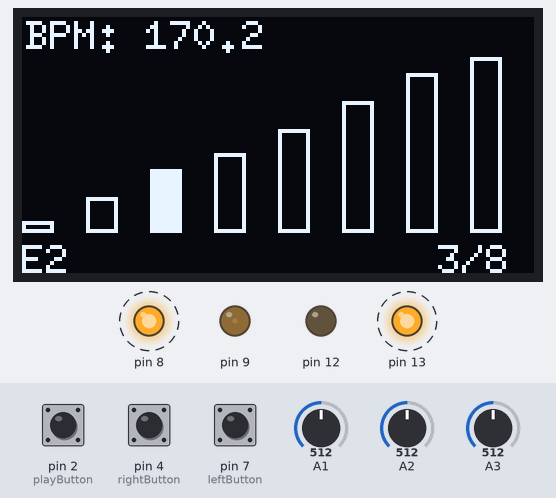
A program run on a simulated Arduino Uno, built with avr-gcc and run on an emulated ATmega328P. On the bench: 128×64 one-colour display, output pins drawn as LEDs (lit = HIGH). Dashed ring = blinking. The inputs (shaded band) are chosen by the test bench; at power-on: A2 = 512, A1 = 512, A3 = 512, pin 2 (playButton) HIGH, pin 4 (rightButton) HIGH, pin 7 (leftButton) HIGH. Random numbers use the default seed unless the program sets one.

Above: at 1.2 s.
1.3 s: A2 set to 543
3.4 s: A2 set to 562
At 3.95 s:
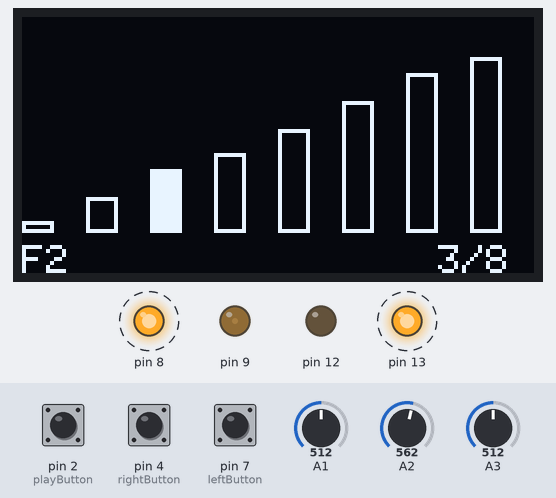
5.3 s: A1 set to 306
At 5.78 s:
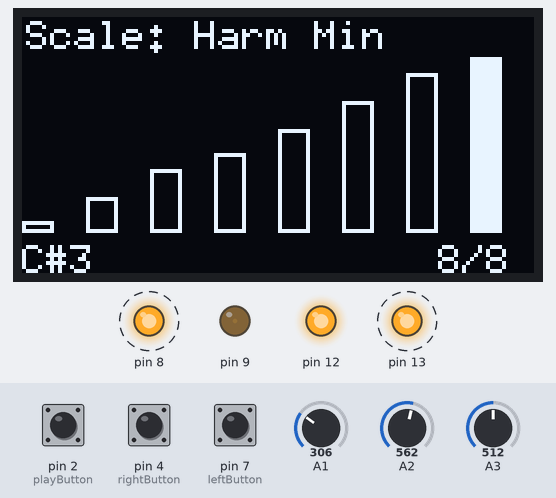
7.5 s: A3 set to 716
At 8.0 s:
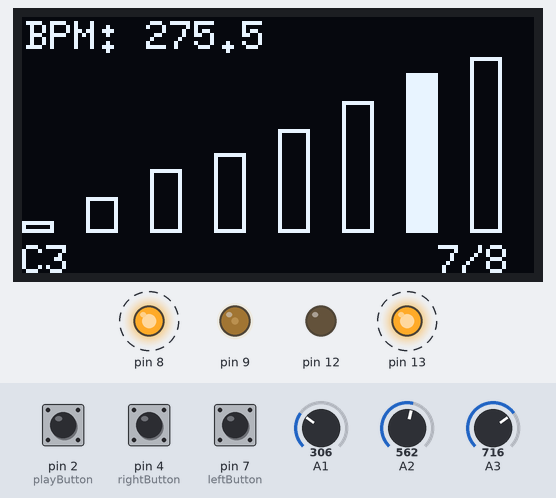
10.0 s: A1 set to 0
At 11.13 s:
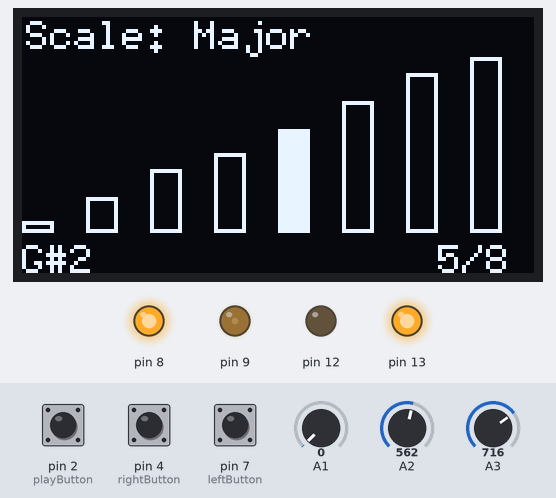
13.0 s: pin 2 (playButton) pulled LOW for 1 s
At 14.3 s:
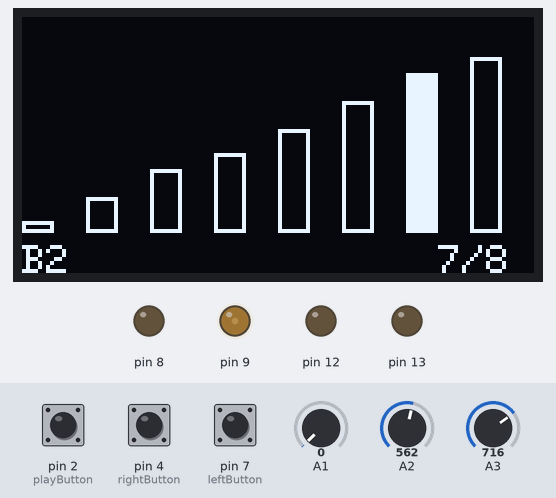
Timing chart, 0 to 16.0 s (numbered marks = the images above; inputs shaded):
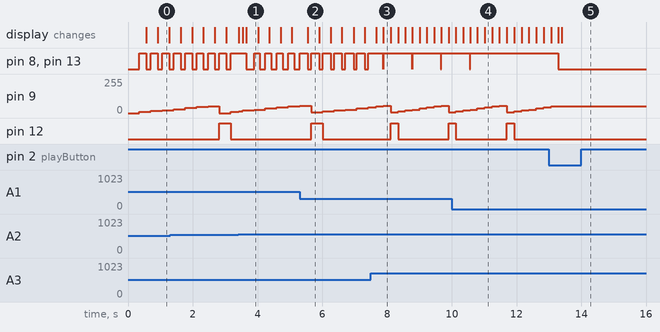

The program:

main.cpp
```cpp
#include <Arduino.h>
#include <stdio.h>
#include "hardware/pwm.h"
#include "hardware/led.h"
#include "hardware/button.h"
#include "hardware/pot.h"
#include "hardware/display.h"
#include "hardware/gate.h"
#include "sequence.h"
#include "sequence_player.h"

const float MAX_VOLTAGE = 5.0; // Maximum output voltage for CV
// Note that corresponds to 0V output in MIDI terms
const int BASE_0V_NOTE = 36; // C2

// LEDs
LED leftLED(12);
LED rightLED(13);

// Buttons
Button playButton(2);
Button leftButton(7);
Button rightButton(4);

// Potentiometers - reduce smoothing to save memory
Pot timingPot(3, 0.01f, 1);     // 10ms read interval, no smoothing to save memory
Pot pitchPot(2, 0.01f, 1);      // 10ms read interval, no smoothing to save memory
Pot modulationPot(1, 0.01f, 1); // 10ms read interval, no smoothing to save memory

// CV output
PWM cvOutPitch(9, MAX_VOLTAGE);

// CV Gate output
Gate cvGate(8);

// Create display object
Display oledDisplay;

// Sequence and player objects
Sequence mainSequence(16);                    // 16-step sequence
SequencePlayer player(&mainSequence, 120.0f); // Player with 120 BPM

// BPM display timing
static float lastBpmChangeTime = 0.0f;
static float totalTime = 0.0f;
const float BPM_DISPLAY_DURATION = 3.0f; // Show BPM for 3 seconds after change

// Scale display timing
static float lastScaleChangeTime = 0.0f;
static int lastScaleType = -1;             // Track last scale type to detect changes
const float SCALE_DISPLAY_DURATION = 3.0f; // Show scale for 3 seconds after change

// Transpose tracking
static int currentTranspose = 0; // Current transpose amount in semitones

/*
 * Available scales for randomization (selected by modulation pot):
 * 0 = Major scale (Ionian)
 * 1 = Natural minor (Aeolian)
 * 2 = Harmonic minor
 * 3 = Lydian
 * 4 = Mixolydian
 * 5 = Dorian
 * 6 = Phrygian
 * 7 = Pentatonic major
 * 8 = Pentatonic minor
 * 9 = Blues scale
 */

// Function declarations
void scaleTypeToString(int scaleType, char *scaleStr);

/**
 * @brief Convert MIDI note number to note name string (e.g., "C#3")
 * @param midiNote MIDI note number (0-127)
 * @param noteStr Output string buffer (must be at least 4 chars)
 */
void midiNoteToString(int midiNote, char *noteStr)
{
  const char *noteNames[] = {"C", "C#", "D", "D#", "E", "F", "F#", "G", "G#", "A", "A#", "B"};

  int note = midiNote % 12;         // Get note within octave (0-11)
  int octave = (midiNote / 12) - 1; // Calculate octave (-1 to 9 for MIDI range 0-127)

  sprintf(noteStr, "%s%d", noteNames[note], octave);
}

/**
 * @brief Convert MIDI note number to CV output voltage (1V per octave)
 * @details Starting from MIDI note set in BASE_0V_NOTE, calculates the appropriate
 *          voltage and sets the PWM duty cycle accordingly
 * @param note MIDI note number to convert
 * @param channel PWM channel to output to (default: PWM_CHANNEL_9)
 */
void setCVNote(int note)
{
  float voltage = (note - BASE_0V_NOTE) / 12.0;
  float clampedVoltage = constrain(voltage, 0.0, MAX_VOLTAGE);
  float dutyCycle = clampedVoltage / MAX_VOLTAGE; // Normalize to 0.0 - 1.0 range
  cvOutPitch.setDutyCycle(dutyCycle);             // Set PWM duty cycle based on voltage
}

void drawUI()
{
  // Early exit if display is not initialized
  if (!oledDisplay.isInitialized())
    return;

  auto &u8g2 = oledDisplay.getU8g2();
  u8g2.firstPage(); // Start page mode rendering
  do
  {
    // Draw BPM display only if it has changed in the last 3 seconds
    if (totalTime - lastBpmChangeTime <= BPM_DISPLAY_DURATION)
    {
      char bpmStr[16];
      char bpmValue[8];
      dtostrf(player.getBpm(), 0, 1, bpmValue);
      sprintf(bpmStr, "BPM: %s", bpmValue);
      u8g2.drawStr(1, 8, bpmStr);
    }

    // Draw current scale type only if it has changed in the last 3 seconds
    int currentScaleType = (int)modulationPot.getLinearValue(0, 9.99);

    // Check if scale type has changed
    if (currentScaleType != lastScaleType)
    {
      lastScaleType = currentScaleType;
      lastScaleChangeTime = totalTime;
    }

    // Also don't show scale when bpm is shown, otherwise they overlap
    if (totalTime - lastScaleChangeTime <= SCALE_DISPLAY_DURATION && totalTime - lastBpmChangeTime > BPM_DISPLAY_DURATION)
    {
      char scaleStr[16];
      char scaleDisplayStr[24];
      scaleTypeToString(currentScaleType, scaleStr);
      sprintf(scaleDisplayStr, "Scale: %s", scaleStr);
      u8g2.drawStr(1, 8, scaleDisplayStr); // Position below BPM display
    }

    // Draw sequence visualization
    const int SEQ_START_X = 0;
    const int SEQ_START_Y = 10;                             // Move down to make room for scale display
    const int SEQ_HEIGHT = 64 - 20;                        // Reduce height to accommodate scale text
    const int STEP_WIDTH = 128 / mainSequence.getLength(); // Width of each step rectangle

    int LOWEST_NOTE = 127;
    int HIGHEST_NOTE = 0; // MIDI note range

    // Set lowest and highest note to what is in the sequence
    for (int i = 0; i < mainSequence.getLength(); i++)
    {
      int note = mainSequence.getNote(i);
      if (note < LOWEST_NOTE || LOWEST_NOTE == 127)
        LOWEST_NOTE = note;
      if (note > HIGHEST_NOTE || HIGHEST_NOTE == 0)
        HIGHEST_NOTE = note;
    }
    for (int i = 0; i < mainSequence.getLength(); i++)
    {
      int x = SEQ_START_X + (i * STEP_WIDTH);
      int note = mainSequence.getNote(i);
      float gateDuration = mainSequence.getGateDuration(i);

      // Map note to height (higher notes = taller rectangles)
      int noteHeight = map(note, LOWEST_NOTE, HIGHEST_NOTE, 3, SEQ_HEIGHT); // Map MIDI range to pixel height
      int y = SEQ_START_Y + SEQ_HEIGHT - noteHeight;

      // Calculate gate width based on gate duration (0.0 to 1.0)
      int gateWidth = (int)(STEP_WIDTH * gateDuration);
      if (gateWidth < 1)
        gateWidth = 1; // Minimum 1 pixel width

      // Draw rectangle - filled if current step, outline if not
      if (i == player.getCurrentStep())
      {
        u8g2.drawBox(x, y, gateWidth, noteHeight); // Filled rectangle for current step
      }
      else
      {
        u8g2.drawFrame(x, y, gateWidth, noteHeight); // Outline rectangle for other steps
      }
    }
    // Draw current step indicator
    char stepStr[16];
    sprintf(stepStr, "%d/%d", player.getCurrentStep() + 1, mainSequence.getLength());
    u8g2.drawStr(128 - 24, 64, stepStr);
    // Draw current note
    char noteStr[16];
    char noteName[8];
    midiNoteToString(mainSequence.getNote(player.getCurrentStep()), noteName);
    sprintf(noteStr, "%s", noteName);
    u8g2.drawStr(0, 64, noteStr);

  } while (u8g2.nextPage()); // End page mode rendering
}

/**
 * @brief Callback function called when the sequencer advances to a new step
 * @param currentStep The current step index (0-based)
 * @param currentNote The MIDI note number for this step
 * @param noteDurationSeconds Duration of the note in seconds
 */
void onSequencerStep(int currentStep, int currentNote, float noteDurationSeconds)
{
  // Play the current note
  setCVNote(currentNote);

  // Trigger CV gate output using the gate duration from the sequence
  float gateDuration = mainSequence.getGateDuration(currentStep);
  cvGate.trigger(noteDurationSeconds * gateDuration);

  // Calculate blink durations
  float rightBlinkDuration = noteDurationSeconds / 2;
  float leftBlinkDuration = noteDurationSeconds;

  // Turn on LED for beat indication
  rightLED.blink(rightBlinkDuration);

  if (currentStep == 0)
  {
    leftLED.blink(leftBlinkDuration);
  }
  drawUI(); // Draw the UI if needed
}

void setup()
{
  cvOutPitch.setup(20000); // Initialize PWM hardware with default 20kHz frequency

  // Initialize display with slower I2C for more predictable timing
  oledDisplay.setup(100000);                        // Use 100kHz instead of 400kHz for more consistent timing
  oledDisplay.getU8g2().setFont(u8g2_font_6x10_tf); // Set default font

  // Initialize the sequence with a major scale manually
  int sequence[] = {36, 38, 40, 41, 43, 45, 47, 48}; // C2 major scale
  int sequenceLength = sizeof(sequence) / sizeof(int);
  mainSequence.setNotes(sequence, sequenceLength);
  // Set up the callback and start the player
  player.onStepAdvance(onSequencerStep);
  player.start();
}

void update(float dt)
{
  // Update total time
  totalTime += dt;
  // Update inputs
  timingPot.update(dt);
  pitchPot.update(dt);
  modulationPot.update(dt); // Now update the modulation pot
  playButton.update(dt);
  leftButton.update(dt);
  rightButton.update(dt);

  // Handle timing pot usage based on mode
  if (player.getIsPlaying())
  {
    // Playing mode: Use timing pot for BPM control
    float newBpm = timingPot.getLogValue(60.0, 500.0, 2.0);
    if (timingPot.hasChanged(10)) // Only update if significant change
    {
      player.setBpm(newBpm);
      lastBpmChangeTime = totalTime; // Record when BPM was changed
    }
  }

  // Update pitch from potentiometer
  if (!player.getIsPlaying())
  {
    // Edit mode: Use modulation pot to control pitch range (1-5 octaves)
    float pitchRange = modulationPot.getLinearValue(1.0, 5.0); // 1 to 5 octaves
    int octaveRange = (int)(pitchRange * 12);                  // Convert to semitones

    int newNote = (int)pitchPot.getLinearValue(BASE_0V_NOTE, BASE_0V_NOTE + octaveRange);
    if (pitchPot.hasChanged(5)) // Only update if significant change
    {
      mainSequence.setNote(player.getCurrentStep(), newNote);
      setCVNote(newNote); // Update CV output immediately
      drawUI();           // Refresh display immediately
    }

    // Edit mode: Use timing pot to control gate duration (10% to 100%)
    float newGateDuration = timingPot.getLinearValue(0.1, 1.0); // 10% to 100%
    if (timingPot.hasChanged(10))                               // Only update if significant change
    {
      mainSequence.setGateDuration(player.getCurrentStep(), newGateDuration);
      drawUI(); // Refresh display immediately
    }
  }
  else
  {
    // Playing mode: Use pitch pot to transpose entire sequence
    // Range of +/- 1 octave (12 semitones) for better control
    int newTranspose = (int)pitchPot.getLinearValue(-12, 12);
    if (pitchPot.hasChanged(5)) // Only update if significant change
    {
      int transposeChange = newTranspose - currentTranspose;
      if (transposeChange != 0)
      {
        mainSequence.transpose(transposeChange);
        currentTranspose = newTranspose;

        setCVNote(mainSequence.getNote(player.getCurrentStep())); // Update CV output to current note

        drawUI(); // Refresh display immediately
      }
    }
  }
  // Check if the play button was pressed
  if (playButton.wasPressed())
  {
    if (player.getIsPlaying())
    {
      player.stop(); // Pause if currently playing
      // Reset transpose when stopping
      if (currentTranspose != 0)
      {
        mainSequence.transpose(-currentTranspose); // Undo current transpose
        currentTranspose = 0;
        drawUI(); // Refresh display
      }
    }
    else
    {
      player.start(); // Resume/start if currently stopped
      // Reset transpose when starting
      currentTranspose = 0;
    }
  } // Button handling depends on play mode
  // Check for both buttons pressed simultaneously (randomize sequence) - highest priority
  static bool lastBothPressed = false;
  static bool justReleasedBoth = false;
  bool bothCurrentlyPressed = leftButton.isPressed() && rightButton.isPressed();
  if (bothCurrentlyPressed && !lastBothPressed)
  {
    // Both buttons just pressed - randomize sequence
    // Use modulation pot to select scale type (0-9 scales)
    int scaleType = (int)modulationPot.getLinearValue(0, 9.99); // 0-9 scale types
    mainSequence.randomize(BASE_0V_NOTE, 3, scaleType);         // Root=C2, 3 octaves, selected scale
    setCVNote(mainSequence.getNote(player.getCurrentStep()));

    // Update scale display timing to show the scale used for randomization
    lastScaleType = scaleType;
    lastScaleChangeTime = totalTime;

    drawUI();
  }

  // Track when both buttons were just released
  if (lastBothPressed && !bothCurrentlyPressed)
  {
    justReleasedBoth = true;
  }
  else if (!leftButton.isPressed() && !rightButton.isPressed())
  {
    // Reset the flag when both buttons are fully released
    justReleasedBoth = false;
  }

  lastBothPressed = bothCurrentlyPressed;
  // Only process individual button presses if both buttons are not currently pressed
  // and we didn't just release both buttons
  if (!bothCurrentlyPressed && !justReleasedBoth)
  {
    if (!player.getIsPlaying())
    {
      // Note edit mode: when paused, use left/right buttons to step through notes
      if (leftButton.wasReleased())
      {
        // Move to previous step
        int currentStep = player.getCurrentStep();
        int newStep = (currentStep - 1 + mainSequence.getLength()) % mainSequence.getLength();
        player.setCurrentStep(newStep);

        // Play the note and update CV output
        setCVNote(mainSequence.getNote(newStep));
        drawUI(); // Refresh display immediately
      }

      if (rightButton.wasReleased())
      {
        // Move to next step
        int currentStep = player.getCurrentStep();
        int newStep = (currentStep + 1) % mainSequence.getLength();
        player.setCurrentStep(newStep);

        // Play the note and update CV output
        setCVNote(mainSequence.getNote(newStep));
        drawUI(); // Refresh display immediately
      }
    }
    else
    {
      // Play mode: use left/right buttons to adjust sequence length
      if (leftButton.wasReleased())
      {
        // Decrease sequence length (minimum 1 step)
        int currentLength = mainSequence.getLength();
        if (currentLength > 1)
        {
          mainSequence.setLength(currentLength - 1);

          // If current step is beyond new length, wrap to beginning
          if (player.getCurrentStep() >= mainSequence.getLength())
          {
            player.setCurrentStep(0);
            setCVNote(mainSequence.getNote(0));
          }

          drawUI(); // Refresh display immediately
        }
      }

      if (rightButton.wasReleased())
      {
        // Increase sequence length (up to maximum)
        int currentLength = mainSequence.getLength();
        if (currentLength < mainSequence.getMaxLength())
        {
          mainSequence.setLength(currentLength + 1);
          drawUI(); // Refresh display immediately
        }
      }
    }
  }

  // Update the player with the time delta
  player.update(dt);
  // Update outputs
  leftLED.update(dt);
  rightLED.update(dt);
  cvGate.update(dt);
}

/**
 * @brief Convert scale type number to scale name string
 * @param scaleType Scale type number (0-9)
 * @param scaleStr Output string buffer (must be at least 16 chars)
 */
void scaleTypeToString(int scaleType, char *scaleStr)
{
  const char *scaleNames[] = {
      "Major", "Minor", "Harm Min", "Lydian", "Mixolyd",
      "Dorian", "Phrygian", "Pent Maj", "Pent Min", "Blues"};

  if (scaleType >= 0 && scaleType <= 9)
  {
    strcpy(scaleStr, scaleNames[scaleType]);
  }
  else
  {
    strcpy(scaleStr, "Unknown");
  }
}

void loop()
{
  // Calculate delta time in seconds
  static unsigned long lastFrameTime = 0;
  unsigned long currentTime = micros();
  unsigned long deltaTime = currentTime - lastFrameTime; // This handles overflow automatically
  float dt = deltaTime / 1000000.0f;                     // Convert microseconds to seconds
  lastFrameTime = currentTime;

  // Always prioritize timing-critical updates
  update(dt);
}
```

button.h
```cpp
#ifndef BUTTON_H
#define BUTTON_H

#include <Arduino.h>

class Button
{
private:
    int pin;
    bool lastState;
    bool currentState;
    bool lastPressedState; // Track previous pressed state for wasPressed/wasReleased
    float debounceTimer;   // Time accumulated for debouncing in seconds
    float debounceDelay;   // Debounce delay in seconds

public:
    Button(int buttonPin, bool usePullup = true);
    void update(float dt); // dt is delta time in seconds
    bool isPressed();
    bool wasPressed();
    bool wasReleased();
};

#endif // BUTTON_H
```

display.h
```cpp
#ifndef DISPLAY_H
#define DISPLAY_H

#include <Arduino.h>
#include <U8g2lib.h>
#include <Wire.h>

class Display
{
private:
    U8G2_SSD1306_128X64_NONAME_1_HW_I2C u8g2; // Use page buffer mode instead of full buffer
    bool initialized;

public:
    // Display constants
    static const int SCREEN_WIDTH = 128;
    static const int SCREEN_HEIGHT = 64;

    Display();
    void setup(unsigned long i2cSpeed = 400000);

    // Direct access to U8g2 instance for drawing operations
    U8G2_SSD1306_128X64_NONAME_1_HW_I2C &getU8g2() { return u8g2; }

    bool isInitialized() const { return initialized; }
};

#endif // DISPLAY_H
```

gate.h
```cpp
#ifndef GATE_H
#define GATE_H

#include <Arduino.h>

class Gate
{
private:
    int pin;
    bool isHigh;
    float gateStart;    // Time accumulated since gate started in seconds
    float gateDuration; // Duration of gate in seconds
    bool isGating;

public:
    Gate(int gatePin);
    void high();
    void low();
    void trigger(float duration);
    void update(float dt); // dt is delta time in seconds
    bool getState() const { return isHigh; }
};

#endif // GATE_H
```

led.h
```cpp
#ifndef LED_H
#define LED_H

#include <Arduino.h>

class LED
{
private:
    int pin;
    float blinkStart;    // Time accumulated since blink started in seconds
    float blinkDuration; // Duration of blink in seconds
    bool isBlinking;

public:
    LED(int ledPin);
    void on();
    void off();
    void blink(float duration);
    void update(float dt); // dt is delta time in seconds
};

#endif // LED_H
```

pwm.h
```cpp
#ifndef PWM_H
#define PWM_H

#include <Arduino.h>

class PWM
{
private:
    int pin;
    float maxVoltage;
    bool initialized;

public:
    PWM(int pwmPin, float maxVoltage = 5.0);
    void setup(float freq_hz = 20000.0);
    void setDutyCycle(float duty_cycle);
    void setVoltage(float voltage);
};

#endif // PWM_H
```

Source omitted: pot.h (893 bytes), sequence.h (1093 bytes), sequence_player.h (1444 bytes), button.cpp (1163 bytes), display.cpp (373 bytes), gate.cpp (852 bytes), led.cpp (757 bytes), pot.cpp (2172 bytes), pwm.cpp (2801 bytes), sequence.cpp (6108 bytes), sequence_player.cpp (2023 bytes)

Measured:
- the behaviour switches between 554 and 555 on A2 (found by bisection; images 0 and 1)
